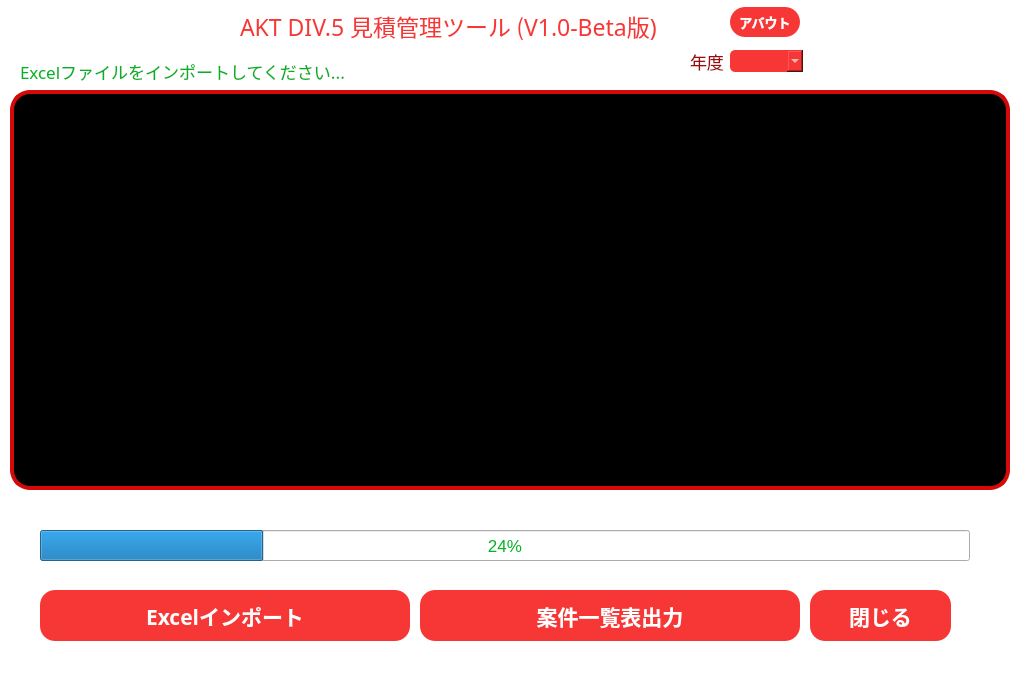
<?xml version="1.0" encoding="UTF-8"?>
<ui version="4.0">
 <class>MainWindow</class>
 <widget class="QMainWindow" name="MainWindow">
  <property name="geometry">
   <rect>
    <x>0</x>
    <y>0</y>
    <width>1024</width>
    <height>676</height>
   </rect>
  </property>
  <property name="minimumSize">
   <size>
    <width>1024</width>
    <height>676</height>
   </size>
  </property>
  <property name="maximumSize">
   <size>
    <width>1024</width>
    <height>676</height>
   </size>
  </property>
  <property name="windowTitle">
   <string>AKT DIV.5 見積管理ツール (V1.0-Beta版)</string>
  </property>
  <property name="styleSheet">
   <string notr="true">QMainWindow
{
	background: white;
}</string>
  </property>
  <widget class="QWidget" name="centralwidget">
   <widget class="QPushButton" name="pushButton">
    <property name="geometry">
     <rect>
      <x>420</x>
      <y>590</y>
      <width>380</width>
      <height>51</height>
     </rect>
    </property>
    <property name="font">
     <font>
      <family>Yu Gothic UI Semibold</family>
      <pointsize>-1</pointsize>
      <weight>75</weight>
      <bold>true</bold>
     </font>
    </property>
    <property name="styleSheet">
     <string notr="true">QPushButton
{
	background: #F73736;
	color: white;
	font-size: 21px;
	font-weight: bold;
	font-family: &quot;Yu Gothic UI Semibold&quot;;
	border-radius: 15px;
}

QPushButton:hover
{
    background: #DB0909;
    padding-left:-3px;
    padding-top:-3px;
}

QPushButton:pressed
{
    background:#970606;
    padding-left:3px;
    padding-top:3px;
}</string>
    </property>
    <property name="text">
     <string>案件一覧表出力</string>
    </property>
   </widget>
   <widget class="QProgressBar" name="progressBar">
    <property name="geometry">
     <rect>
      <x>40</x>
      <y>530</y>
      <width>930</width>
      <height>31</height>
     </rect>
    </property>
    <property name="styleSheet">
     <string notr="true">QProgressBar
{
	color: #06B025;
	font-size: 17px;
	font-family: &quot;Yu Gothic UI Semibold&quot;;
}</string>
    </property>
    <property name="value">
     <number>24</number>
    </property>
   </widget>
   <widget class="QTextEdit" name="textEdit">
    <property name="geometry">
     <rect>
      <x>10</x>
      <y>90</y>
      <width>1000</width>
      <height>400</height>
     </rect>
    </property>
    <property name="styleSheet">
     <string notr="true">QTextEdit{
	background: black;
    color: #ACFF59;
	font-size: 17px;
	border-radius:20px;
	border: 4px solid #D50909;
}
</string>
    </property>
   </widget>
   <widget class="QPushButton" name="pushButton_2">
    <property name="geometry">
     <rect>
      <x>810</x>
      <y>590</y>
      <width>141</width>
      <height>51</height>
     </rect>
    </property>
    <property name="styleSheet">
     <string notr="true">QPushButton
{
	background: #F73736;
	color: white;
	font-size: 21px;
	font-weight: bold;
	font-family: &quot;Yu Gothic UI Semibold&quot;;
	border-radius: 15px;
}

QPushButton:hover
{
    background: #DB0909;
    padding-left:-3px;
    padding-top:-3px;
}

QPushButton:pressed
{
    background:#970606;
    padding-left:3px;
    padding-top:3px;
}</string>
    </property>
    <property name="text">
     <string>閉じる</string>
    </property>
   </widget>
   <widget class="QLabel" name="label">
    <property name="geometry">
     <rect>
      <x>20</x>
      <y>60</y>
      <width>981</width>
      <height>23</height>
     </rect>
    </property>
    <property name="font">
     <font>
      <family>Yu Gothic UI Semibold</family>
      <pointsize>-1</pointsize>
     </font>
    </property>
    <property name="styleSheet">
     <string notr="true">QLabel
{
	color: #06B025;
	font-size: 17px;
	font-family: &quot;Yu Gothic UI Semibold&quot;;
}</string>
    </property>
    <property name="text">
     <string>Excelファイルをインポートしてください...</string>
    </property>
   </widget>
   <widget class="QPushButton" name="pushButton_3">
    <property name="geometry">
     <rect>
      <x>40</x>
      <y>590</y>
      <width>370</width>
      <height>51</height>
     </rect>
    </property>
    <property name="font">
     <font>
      <family>Yu Gothic UI Semibold</family>
      <pointsize>-1</pointsize>
      <weight>75</weight>
      <bold>true</bold>
     </font>
    </property>
    <property name="styleSheet">
     <string notr="true">QPushButton
{
	background: #F73736;
	color: white;
	font-size: 21px;
	font-weight: bold;
	font-family: &quot;Yu Gothic UI Semibold&quot;;
	border-radius: 15px;
}

QPushButton:hover
{
    background: #DB0909;
    padding-left:-3px;
    padding-top:-3px;
}

QPushButton:pressed
{
    background:#970606;
    padding-left:3px;
    padding-top:3px;
}</string>
    </property>
    <property name="text">
     <string>Excelインポート</string>
    </property>
   </widget>
   <widget class="QLabel" name="label_2">
    <property name="geometry">
     <rect>
      <x>240</x>
      <y>0</y>
      <width>441</width>
      <height>51</height>
     </rect>
    </property>
    <property name="font">
     <font>
      <family>Yu Gothic UI Semibold</family>
      <pointsize>-1</pointsize>
     </font>
    </property>
    <property name="styleSheet">
     <string notr="true">QLabel
{
	color: #06B025;
	font-size: 19px;
	font-family: &quot;Yu Gothic UI Semibold&quot;;
	font-size: 23px;
	color: #F73736;
}</string>
    </property>
    <property name="text">
     <string>AKT DIV.5 見積管理ツール (V1.0-Beta版)</string>
    </property>
   </widget>
   <widget class="QPushButton" name="pushButton_4">
    <property name="geometry">
     <rect>
      <x>730</x>
      <y>7</y>
      <width>70</width>
      <height>30</height>
     </rect>
    </property>
    <property name="styleSheet">
     <string notr="true">QPushButton
{
	background: #F73736;
	color: white;
	font-size: 13px;
	font-weight: bold;
	font-family: &quot;Yu Gothic UI Semibold&quot;;
	border-radius: 15px;
}

QPushButton:hover
{
    background: #DB0909;
    padding-left:-3px;
    padding-top:-3px;
}

QPushButton:pressed
{
    background:#970606;
    padding-left:3px;
    padding-top:3px;
}</string>
    </property>
    <property name="text">
     <string>アバウト</string>
    </property>
   </widget>
   <widget class="QWidget" name="widget" native="true">
    <property name="geometry">
     <rect>
      <x>810</x>
      <y>10</y>
      <width>208</width>
      <height>50</height>
     </rect>
    </property>
    <property name="styleSheet">
     <string notr="true">background-image: url(:/source/AKT_logo.png);</string>
    </property>
   </widget>
   <widget class="QComboBox" name="comboBox">
    <property name="geometry">
     <rect>
      <x>730</x>
      <y>50</y>
      <width>73</width>
      <height>22</height>
     </rect>
    </property>
    <property name="styleSheet">
     <string notr="true">QComboBox
{
	background: #F73736;
	color: white;
	font-size: 16px;
	font-weight: bold;
	font-family: &quot;Yu Gothic UI Semibold&quot;;
	border-radius: 5px;
}</string>
    </property>
   </widget>
   <widget class="QLabel" name="label_3">
    <property name="geometry">
     <rect>
      <x>690</x>
      <y>50</y>
      <width>41</width>
      <height>23</height>
     </rect>
    </property>
    <property name="font">
     <font>
      <family>Yu Gothic UI Semibold</family>
      <pointsize>-1</pointsize>
     </font>
    </property>
    <property name="styleSheet">
     <string notr="true">QLabel
{
	color: #9D0B0F;
	font-size: 17px;
	font-family: &quot;Yu Gothic UI Semibold&quot;;
}</string>
    </property>
    <property name="text">
     <string>年度</string>
    </property>
   </widget>
  </widget>
 </widget>
 <resources>
  <include location="../../../HR_TOOL_UPDATE20221220/BIN2.2/ui_highDPI/image1.qrc"/>
  <include location="../../../HR_TOOL_UPDATE20221220/BIN2.2/ui_highDPI/Logo_AKB.qrc"/>
  <include location="../../../HR_TOOL_UPDATE20221220/BIN2.2/ui_highDPI/Logo_AKT.qrc"/>
 </resources>
 <connections/>
</ui>
